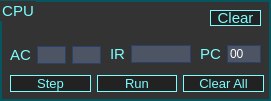
   <widget class="QGroupBox" name="CPU">
    <property name="geometry">
     <rect>
      <x>10</x>
      <y>20</y>
      <width>271</width>
      <height>101</height>
     </rect>
    </property>
    <property name="font">
     <font>
      <pointsize>11</pointsize>
     </font>
    </property>
    <property name="styleSheet">
     <string notr="true">QGroupBox {
color: #7DFDFE; 
background-color: #333333;
border: 2px solid #05565F;
}

QLabel { 
background-color : transparent; 
color : #7DFDFE; 
}

QLineEdit{
background-color: #4D5464;
border: 1px solid #2B406B;
color: #FFFFFF;
}

QPushButton{
background-color: #222222;
color: #7DFDFE; 
border: 1px solid #7DFDFE;
}

QPushButton:hover { 
color: #7DAFAF;
border: 1px solid #FF8533;
}
</string>
    </property>
    <property name="title">
     <string>CPU</string>
    </property>
    <widget class="QPushButton" name="clearCpuBtn">
     <property name="geometry">
      <rect>
       <x>210</x>
       <y>10</y>
       <width>51</width>
       <height>16</height>
      </rect>
     </property>
     <property name="font">
      <font>
       <pointsize>11</pointsize>
      </font>
     </property>
     <property name="text">
      <string>Clear</string>
     </property>
    </widget>
    <widget class="QWidget" name="layoutWidget">
     <property name="geometry">
      <rect>
       <x>10</x>
       <y>70</y>
       <width>254</width>
       <height>27</height>
      </rect>
     </property>
     <layout class="QHBoxLayout" name="horizontalLayout_2">
      <item>
       <widget class="QPushButton" name="stepBtn">
        <property name="font">
         <font>
          <pointsize>10</pointsize>
         </font>
        </property>
        <property name="text">
         <string>Step</string>
        </property>
       </widget>
      </item>
      <item>
       <widget class="QPushButton" name="runBtn">
        <property name="font">
         <font>
          <pointsize>10</pointsize>
         </font>
        </property>
        <property name="text">
         <string>Run</string>
        </property>
       </widget>
      </item>
      <item>
       <widget class="QPushButton" name="clearAllBtn">
        <property name="font">
         <font>
          <pointsize>10</pointsize>
         </font>
        </property>
        <property name="text">
         <string>Clear All</string>
        </property>
       </widget>
      </item>
     </layout>
    </widget>
    <widget class="QWidget" name="layoutWidget">
     <property name="geometry">
      <rect>
       <x>110</x>
       <y>40</y>
       <width>81</width>
       <height>28</height>
      </rect>
     </property>
     <layout class="QHBoxLayout" name="horizontalLayout">
      <item>
       <widget class="QLabel" name="irLbl">
        <property name="font">
         <font>
          <pointsize>11</pointsize>
         </font>
        </property>
        <property name="text">
         <string>IR</string>
        </property>
       </widget>
      </item>
      <item>
       <widget class="QLineEdit" name="irLineEdit">
        <property name="maxLength">
         <number>4</number>
        </property>
        <property name="readOnly">
         <bool>true</bool>
        </property>
       </widget>
      </item>
     </layout>
    </widget>
    <widget class="QWidget" name="layoutWidget">
     <property name="geometry">
      <rect>
       <x>200</x>
       <y>40</y>
       <width>61</width>
       <height>28</height>
      </rect>
     </property>
     <layout class="QHBoxLayout" name="horizontalLayout_4">
      <item>
       <widget class="QLabel" name="pcLbl">
        <property name="font">
         <font>
          <pointsize>11</pointsize>
         </font>
        </property>
        <property name="text">
         <string>PC</string>
        </property>
       </widget>
      </item>
      <item>
       <widget class="QLineEdit" name="pcLineEdit">
        <property name="text">
         <string>00</string>
        </property>
        <property name="maxLength">
         <number>2</number>
        </property>
       </widget>
      </item>
     </layout>
    </widget>
    <widget class="QWidget" name="layoutWidget">
     <property name="geometry">
      <rect>
       <x>10</x>
       <y>40</y>
       <width>91</width>
       <height>30</height>
      </rect>
     </property>
     <layout class="QHBoxLayout" name="horizontalLayout_6">
      <item>
       <layout class="QHBoxLayout" name="horizontalLayout_5">
        <item>
         <widget class="QLabel" name="acLbl">
          <property name="font">
           <font>
            <pointsize>11</pointsize>
           </font>
          </property>
          <property name="text">
           <string>AC</string>
          </property>
         </widget>
        </item>
        <item>
         <widget class="QLineEdit" name="acCarry">
          <property name="maxLength">
           <number>1</number>
          </property>
          <property name="readOnly">
           <bool>true</bool>
          </property>
         </widget>
        </item>
       </layout>
      </item>
      <item>
       <widget class="QLineEdit" name="acc">
        <property name="maxLength">
         <number>4</number>
        </property>
        <property name="readOnly">
         <bool>true</bool>
        </property>
       </widget>
      </item>
     </layout>
    </widget>
   </widget>
